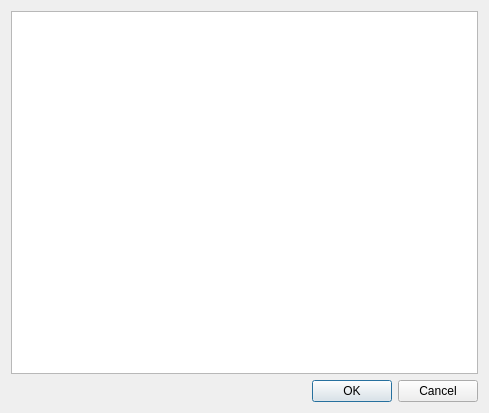
<?xml version="1.0" encoding="UTF-8"?>
<ui version="4.0">
 <class>SelectStorageBookmarkDialog</class>
 <widget class="QDialog" name="SelectStorageBookmarkDialog">
  <property name="geometry">
   <rect>
    <x>0</x>
    <y>0</y>
    <width>489</width>
    <height>413</height>
   </rect>
  </property>
  <property name="windowTitle">
   <string>Select Storage / Bookmark folder</string>
  </property>
  <layout class="QVBoxLayout" name="verticalLayout">
   <item>
    <widget class="QTableView" name="storagesBookmarksTableView">
     <property name="editTriggers">
      <set>QAbstractItemView::NoEditTriggers</set>
     </property>
     <property name="selectionMode">
      <enum>QAbstractItemView::SingleSelection</enum>
     </property>
     <property name="selectionBehavior">
      <enum>QAbstractItemView::SelectRows</enum>
     </property>
     <property name="showGrid">
      <bool>false</bool>
     </property>
     <attribute name="horizontalHeaderVisible">
      <bool>true</bool>
     </attribute>
     <attribute name="horizontalHeaderStretchLastSection">
      <bool>true</bool>
     </attribute>
     <attribute name="verticalHeaderVisible">
      <bool>false</bool>
     </attribute>
    </widget>
   </item>
   <item>
    <widget class="QDialogButtonBox" name="buttonBox">
     <property name="orientation">
      <enum>Qt::Horizontal</enum>
     </property>
     <property name="standardButtons">
      <set>QDialogButtonBox::Cancel|QDialogButtonBox::Ok</set>
     </property>
    </widget>
   </item>
  </layout>
 </widget>
 <resources/>
 <connections>
  <connection>
   <sender>buttonBox</sender>
   <signal>accepted()</signal>
   <receiver>SelectStorageBookmarkDialog</receiver>
   <slot>accept()</slot>
   <hints>
    <hint type="sourcelabel">
     <x>248</x>
     <y>254</y>
    </hint>
    <hint type="destinationlabel">
     <x>157</x>
     <y>274</y>
    </hint>
   </hints>
  </connection>
  <connection>
   <sender>buttonBox</sender>
   <signal>rejected()</signal>
   <receiver>SelectStorageBookmarkDialog</receiver>
   <slot>reject()</slot>
   <hints>
    <hint type="sourcelabel">
     <x>316</x>
     <y>260</y>
    </hint>
    <hint type="destinationlabel">
     <x>286</x>
     <y>274</y>
    </hint>
   </hints>
  </connection>
 </connections>
</ui>
